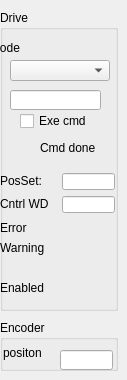
   <widget class="QWidget" name="tab_7">
    <attribute name="title">
     <string>Info</string>
    </attribute>
    <widget class="QGroupBox" name="groupBox_7">
     <property name="geometry">
      <rect>
       <x>0</x>
       <y>10</y>
       <width>118</width>
       <height>301</height>
      </rect>
     </property>
     <property name="title">
      <string>Drive</string>
     </property>
     <widget class="caLineEdit" name="calineedit_14">
      <property name="geometry">
       <rect>
        <x>10</x>
        <y>80</y>
        <width>91</width>
        <height>20</height>
       </rect>
      </property>
      <property name="channel" stdset="0">
       <string notr="true">$(IOC):m$(MasterID)s$(SlaveID)-Drv03-ModeAct</string>
      </property>
      <property name="background">
       <color alpha="0">
        <red>160</red>
        <green>160</green>
        <blue>164</blue>
       </color>
      </property>
      <property name="colorMode">
       <enum>caLineEdit::Static</enum>
      </property>
      <property name="precisionMode">
       <enum>caLineEdit::Channel</enum>
      </property>
      <property name="unitsEnabled">
       <bool>true</bool>
      </property>
     </widget>
     <widget class="caLineEdit" name="calineedit_15">
      <property name="geometry">
       <rect>
        <x>62</x>
        <y>163</y>
        <width>53</width>
        <height>17</height>
       </rect>
      </property>
      <property name="channel" stdset="0">
       <string notr="true">$(IOC):m$(MasterID)s$(SlaveID)-Drv02-PosCmd-RB</string>
      </property>
      <property name="background">
       <color alpha="0">
        <red>160</red>
        <green>160</green>
        <blue>164</blue>
       </color>
      </property>
      <property name="colorMode">
       <enum>caLineEdit::Static</enum>
      </property>
      <property name="precisionMode">
       <enum>caLineEdit::User</enum>
      </property>
     </widget>
     <widget class="caLabel" name="calabel_14">
      <property name="geometry">
       <rect>
        <x>0</x>
        <y>186</y>
        <width>60</width>
        <height>16</height>
       </rect>
      </property>
      <property name="minimumSize">
       <size>
        <width>40</width>
        <height>10</height>
       </size>
      </property>
      <property name="text">
       <string>Cntrl WD</string>
      </property>
     </widget>
     <widget class="caLabel" name="calabel_24">
      <property name="geometry">
       <rect>
        <x>0</x>
        <y>163</y>
        <width>60</width>
        <height>16</height>
       </rect>
      </property>
      <property name="minimumSize">
       <size>
        <width>40</width>
        <height>10</height>
       </size>
      </property>
      <property name="text">
       <string>PosSet:</string>
      </property>
     </widget>
     <widget class="caLabel" name="calabel_25">
      <property name="geometry">
       <rect>
        <x>-10</x>
        <y>30</y>
        <width>60</width>
        <height>16</height>
       </rect>
      </property>
      <property name="minimumSize">
       <size>
        <width>40</width>
        <height>10</height>
       </size>
      </property>
      <property name="text">
       <string>Mode</string>
      </property>
     </widget>
     <widget class="caLed" name="caled_Warning_4">
      <property name="geometry">
       <rect>
        <x>80</x>
        <y>230</y>
        <width>18</width>
        <height>16</height>
       </rect>
      </property>
      <property name="sizePolicy">
       <sizepolicy hsizetype="Preferred" vsizetype="MinimumExpanding">
        <horstretch>0</horstretch>
        <verstretch>0</verstretch>
       </sizepolicy>
      </property>
      <property name="minimumSize">
       <size>
        <width>4</width>
        <height>12</height>
       </size>
      </property>
      <property name="toolTip">
       <string>&lt;html&gt;&lt;head/&gt;&lt;body&gt;&lt;p&gt;E-Bus Power Status&lt;/p&gt;&lt;/body&gt;&lt;/html&gt;</string>
      </property>
      <property name="rectangular">
       <bool>true</bool>
      </property>
      <property name="gradientEnabled">
       <bool>false</bool>
      </property>
      <property name="ledHeight">
       <number>10</number>
      </property>
      <property name="channel" stdset="0">
       <string notr="true">$(IOC):m$(MasterID)s$(SlaveID)-Drv02-Wrn-Alrm</string>
      </property>
      <property name="colorMode">
       <enum>caLed::Static</enum>
      </property>
      <property name="falseColor">
       <color>
        <red>255</red>
        <green>170</green>
        <blue>0</blue>
       </color>
      </property>
      <property name="trueColor">
       <color>
        <red>0</red>
        <green>85</green>
        <blue>0</blue>
       </color>
      </property>
      <property name="trueValue">
       <string notr="true">0</string>
      </property>
      <property name="falseValue">
       <string notr="true">1</string>
      </property>
     </widget>
     <widget class="caLed" name="caled_Error_4">
      <property name="geometry">
       <rect>
        <x>80</x>
        <y>210</y>
        <width>18</width>
        <height>16</height>
       </rect>
      </property>
      <property name="sizePolicy">
       <sizepolicy hsizetype="Preferred" vsizetype="MinimumExpanding">
        <horstretch>0</horstretch>
        <verstretch>0</verstretch>
       </sizepolicy>
      </property>
      <property name="minimumSize">
       <size>
        <width>4</width>
        <height>12</height>
       </size>
      </property>
      <property name="toolTip">
       <string>&lt;html&gt;&lt;head/&gt;&lt;body&gt;&lt;p&gt;E-Bus Power Status&lt;/p&gt;&lt;/body&gt;&lt;/html&gt;</string>
      </property>
      <property name="rectangular">
       <bool>true</bool>
      </property>
      <property name="gradientEnabled">
       <bool>false</bool>
      </property>
      <property name="ledHeight">
       <number>10</number>
      </property>
      <property name="channel" stdset="0">
       <string notr="true">$(IOC):m$(MasterID)s$(SlaveID)-Drv02-Err-Alrm</string>
      </property>
      <property name="colorMode">
       <enum>caLed::Static</enum>
      </property>
      <property name="falseColor">
       <color>
        <red>170</red>
        <green>0</green>
        <blue>0</blue>
       </color>
      </property>
      <property name="trueColor">
       <color>
        <red>0</red>
        <green>85</green>
        <blue>0</blue>
       </color>
      </property>
      <property name="trueValue">
       <string notr="true">0</string>
      </property>
      <property name="falseValue">
       <string notr="true">1</string>
      </property>
     </widget>
     <widget class="caLabel" name="calabel_26">
      <property name="geometry">
       <rect>
        <x>0</x>
        <y>210</y>
        <width>60</width>
        <height>16</height>
       </rect>
      </property>
      <property name="minimumSize">
       <size>
        <width>40</width>
        <height>10</height>
       </size>
      </property>
      <property name="text">
       <string>Error</string>
      </property>
     </widget>
     <widget class="caLabel" name="calabel_27">
      <property name="geometry">
       <rect>
        <x>0</x>
        <y>230</y>
        <width>60</width>
        <height>16</height>
       </rect>
      </property>
      <property name="minimumSize">
       <size>
        <width>40</width>
        <height>10</height>
       </size>
      </property>
      <property name="text">
       <string>Warning</string>
      </property>
     </widget>
     <widget class="caLineEdit" name="calineedit_16">
      <property name="geometry">
       <rect>
        <x>62</x>
        <y>186</y>
        <width>53</width>
        <height>17</height>
       </rect>
      </property>
      <property name="channel" stdset="0">
       <string notr="true">$(IOC):m$(MasterID)s$(SlaveID)-Drv02-Cmd-RB</string>
      </property>
      <property name="background">
       <color alpha="0">
        <red>160</red>
        <green>160</green>
        <blue>164</blue>
       </color>
      </property>
      <property name="colorMode">
       <enum>caLineEdit::Static</enum>
      </property>
      <property name="precisionMode">
       <enum>caLineEdit::Channel</enum>
      </property>
      <property name="unitsEnabled">
       <bool>true</bool>
      </property>
     </widget>
     <widget class="caLabel" name="calabel_42">
      <property name="geometry">
       <rect>
        <x>0</x>
        <y>270</y>
        <width>60</width>
        <height>16</height>
       </rect>
      </property>
      <property name="minimumSize">
       <size>
        <width>40</width>
        <height>10</height>
       </size>
      </property>
      <property name="text">
       <string>Enabled</string>
      </property>
     </widget>
     <widget class="caLed" name="caled_Warning_7">
      <property name="geometry">
       <rect>
        <x>80</x>
        <y>270</y>
        <width>18</width>
        <height>16</height>
       </rect>
      </property>
      <property name="sizePolicy">
       <sizepolicy hsizetype="Preferred" vsizetype="MinimumExpanding">
        <horstretch>0</horstretch>
        <verstretch>0</verstretch>
       </sizepolicy>
      </property>
      <property name="minimumSize">
       <size>
        <width>4</width>
        <height>12</height>
       </size>
      </property>
      <property name="toolTip">
       <string>&lt;html&gt;&lt;head/&gt;&lt;body&gt;&lt;p&gt;E-Bus Power Status&lt;/p&gt;&lt;/body&gt;&lt;/html&gt;</string>
      </property>
      <property name="rectangular">
       <bool>true</bool>
      </property>
      <property name="gradientEnabled">
       <bool>false</bool>
      </property>
      <property name="ledHeight">
       <number>10</number>
      </property>
      <property name="channel" stdset="0">
       <string notr="true">$(IOC):m$(MasterID)s$(SlaveID)-Drv02-EnaAct</string>
      </property>
      <property name="colorMode">
       <enum>caLed::Static</enum>
      </property>
      <property name="falseColor">
       <color>
        <red>107</red>
        <green>107</green>
        <blue>107</blue>
       </color>
      </property>
      <property name="trueColor">
       <color>
        <red>0</red>
        <green>0</green>
        <blue>255</blue>
       </color>
      </property>
      <property name="trueValue">
       <string notr="true">1</string>
      </property>
      <property name="falseValue">
       <string notr="true">0</string>
      </property>
     </widget>
     <widget class="caFrame" name="caframe_3">
      <property name="geometry">
       <rect>
        <x>10</x>
        <y>50</y>
        <width>111</width>
        <height>21</height>
       </rect>
      </property>
      <property name="visibility">
       <enum>caFrame::IfZero</enum>
      </property>
      <property name="channel" stdset="0">
       <string notr="true">$(IOC):m$(MasterID)s$(SlaveID)-Drv02-EnaAct</string>
      </property>
      <widget class="caMenu" name="camenu_2">
       <property name="geometry">
        <rect>
         <x>0</x>
         <y>0</y>
         <width>100</width>
         <height>21</height>
        </rect>
       </property>
       <property name="editable">
        <bool>false</bool>
       </property>
       <property name="channel" stdset="0">
        <string notr="true">$(IOC):m$(MasterID)s$(SlaveID)-Drv02-ModeSet</string>
       </property>
      </widget>
     </widget>
     <widget class="caFrame" name="caframe_6">
      <property name="geometry">
       <rect>
        <x>10</x>
        <y>100</y>
        <width>111</width>
        <height>51</height>
       </rect>
      </property>
      <property name="visibility">
       <enum>caFrame::IfNotZero</enum>
      </property>
      <property name="channel" stdset="0">
       <string notr="true">$(IOC):m$(MasterID)s$(SlaveID)-Drv02-EnaAct</string>
      </property>
      <widget class="caToggleButton" name="catogglebutton_5">
       <property name="geometry">
        <rect>
         <x>10</x>
         <y>0</y>
         <width>100</width>
         <height>22</height>
        </rect>
       </property>
       <property name="text">
        <string>Exe cmd</string>
       </property>
       <property name="channel" stdset="0">
        <string notr="true">$(IOC):m$(MasterID)s$(SlaveID)-Drv02-CmdExe</string>
       </property>
      </widget>
      <widget class="QLabel" name="label_5">
       <property name="geometry">
        <rect>
         <x>30</x>
         <y>30</y>
         <width>71</width>
         <height>16</height>
        </rect>
       </property>
       <property name="text">
        <string>Cmd done</string>
       </property>
      </widget>
      <widget class="caLed" name="caled_5">
       <property name="geometry">
        <rect>
         <x>0</x>
         <y>20</y>
         <width>30</width>
         <height>30</height>
        </rect>
       </property>
       <property name="channel" stdset="0">
        <string notr="true">$(IOC):m$(MasterID)s$(SlaveID)-Drv02-CmdDone</string>
       </property>
       <property name="falseColor">
        <color>
         <red>255</red>
         <green>0</green>
         <blue>0</blue>
        </color>
       </property>
       <property name="trueColor">
        <color>
         <red>0</red>
         <green>170</green>
         <blue>0</blue>
        </color>
       </property>
      </widget>
     </widget>
    </widget>
    <widget class="QGroupBox" name="groupBox_8">
     <property name="geometry">
      <rect>
       <x>0</x>
       <y>320</y>
       <width>118</width>
       <height>51</height>
      </rect>
     </property>
     <property name="title">
      <string>Encoder</string>
     </property>
     <widget class="caLineEdit" name="calineedit_4">
      <property name="geometry">
       <rect>
        <x>60</x>
        <y>30</y>
        <width>53</width>
        <height>20</height>
       </rect>
      </property>
      <property name="channel" stdset="0">
       <string notr="true">$(IOC):m$(MasterID)s$(SlaveID)-Enc02-PosAct</string>
      </property>
      <property name="background">
       <color alpha="0">
        <red>160</red>
        <green>160</green>
        <blue>164</blue>
       </color>
      </property>
      <property name="colorMode">
       <enum>caLineEdit::Static</enum>
      </property>
      <property name="precisionMode">
       <enum>caLineEdit::User</enum>
      </property>
     </widget>
     <widget class="caLabel" name="calabel_8">
      <property name="geometry">
       <rect>
        <x>3</x>
        <y>25</y>
        <width>50</width>
        <height>16</height>
       </rect>
      </property>
      <property name="text">
       <string>positon</string>
      </property>
     </widget>
    </widget>
   </widget>
